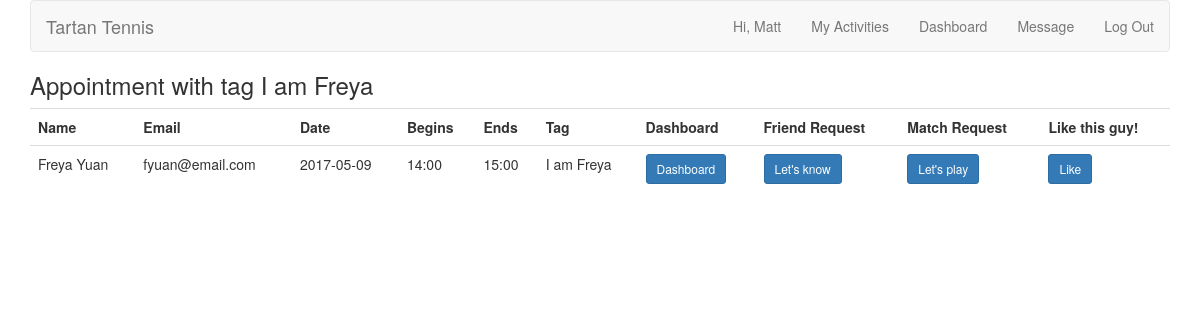
Screenshot of /tag_time.php?tag=I am Freya (signed in) with the database file from the repository.
### tables this page shows
CREATE TABLE `times` (
  `time_id` int(11) NOT NULL PRIMARY KEY AUTO_INCREMENT,
  `begins_date` varchar(20) NOT NULL,
  `begins_time` varchar(20) NOT NULL,
  `ends_time` varchar(20) NOT NULL,
  `tag` tinytext NOT NULL,
  `user_id` int(11) NOT NULL,
  `created_at` timestamp NOT NULL DEFAULT CURRENT_TIMESTAMP,
  FULLTEXT (begins_date, begins_time, ends_time, tag)
);

CREATE TABLE `users` (
  `user_id` int(10) UNSIGNED NOT NULL PRIMARY KEY AUTO_INCREMENT,
  `first_name` varchar(20) NOT NULL,
  `last_name` varchar(20) NOT NULL,
  `username` varchar(20) NOT NULL,
  `email` varchar(50) NOT NULL,
  `pass` char(40) NOT NULL,
  `created_at` timestamp NOT NULL DEFAULT CURRENT_TIMESTAMP,
  `updated_at` timestamp NOT NULL DEFAULT CURRENT_TIMESTAMP ON UPDATE CURRENT_TIMESTAMP
);

### tag_time.php (the view, shortened to what this page needs)
<?php
include ('includes/header.php');
require('mysqli_connect.php');
$tag = $_GET['tag'];
echo '<h3>Appointment with tag ' . $tag . '</h3>';
if(isset($_COOKIE['user_id']))
{
    $qt =" SELECT user_id, first_name, last_name, email, begins_date, begins_time, ends_time, tag
                    FROM users INNER JOIN times
                    USING (user_id)
                    WHERE user_id <> '$user_id'
                    AND tag = '$tag';
                    ";
    $result = @mysqli_query($dbc, $qt);
    echo '<table class="table">
    <tr>
    <th>Name</th>
    <th>Email</th>
    <th>Date</th>
    <th>Begins</th>
    <th>Ends</th>
    <th>Tag</th>
    <th>Dashboard</th>
     <th>Friend Request</th>
    <th>Match Request</th>
    <th>Like this guy!</th>
    </tr>';
while ($row = mysqli_fetch_array($result)) {
    echo
    '<tr>
    <td>' . $row['first_name'] . ' ' . $row['last_name'] . '</td>
    <td>' . $row['email'] . '</td>
    <td>' . $row['begins_date'] . '</td>
    <td>' . $row['begins_time'] . '</td>
    <td>' . $row['ends_time'] . '</td>
    <td>' . $row['tag'] . '</td>
    <td><a class="btn btn-primary btn-sm"
    a href="dashboard.php?profile_id='
     . $row['user_id'] . '& user='. $_COOKIE['user_id'] . '">Dashboard</a></td>
    <td><a class="btn btn-primary btn-sm" href="friend_request.php?receiver_id='
     . $row['user_id'] . '">Let\'s know</a></td>
    <td><a class="btn btn-primary btn-sm" href="appoinment_request.php?receiver_id='
    . $row['user_id'] . '& begins_date='. $row['begins_date'] . '& begins_time=' . $row['begins_time'] . '& ends_time=' . $row['ends_time'] . '">Let\'s play</a></td>
    <td><a class="btn btn-primary btn-sm" href="like.php?likee_id='
     . $row['user_id'] . '">Like</a></td>
    </tr>';
    }
    echo '</table>';
}
else
{
        echo 'You must be logged to access this page.';
}
?>

### rows the page displays
times: user.first_name "Freya", user.last_name "Yuan", user.email "fyuan@email.com", begins_date "2017-05-09", begins_time "14:00", ends_time "15:00", tag "I am Freya"

### other values shown
$fn "Matt"
$tag "I am Freya"
